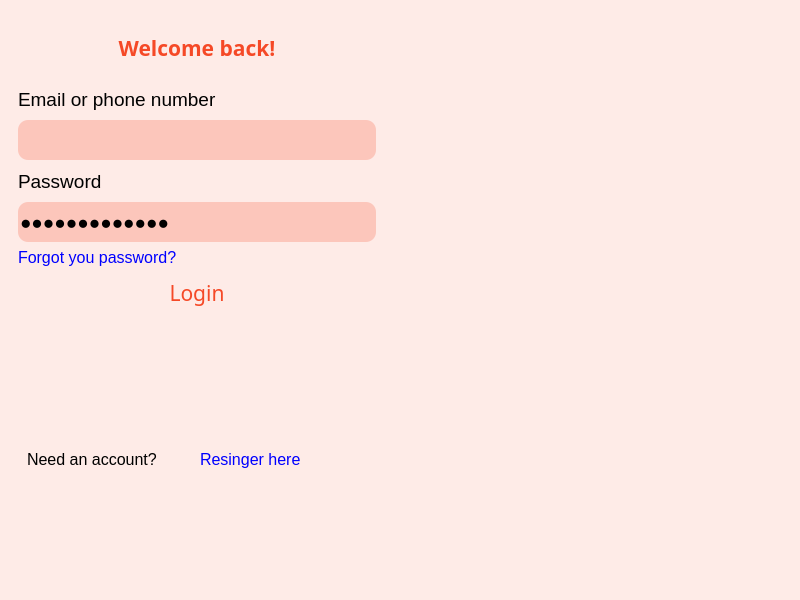
<?xml version="1.0" encoding="UTF-8"?>
<ui version="4.0">
 <class>MainWindow</class>
 <widget class="QMainWindow" name="MainWindow">
  <property name="geometry">
   <rect>
    <x>0</x>
    <y>0</y>
    <width>800</width>
    <height>600</height>
   </rect>
  </property>
  <property name="sizePolicy">
   <sizepolicy hsizetype="Preferred" vsizetype="Fixed">
    <horstretch>0</horstretch>
    <verstretch>0</verstretch>
   </sizepolicy>
  </property>
  <property name="minimumSize">
   <size>
    <width>800</width>
    <height>600</height>
   </size>
  </property>
  <property name="maximumSize">
   <size>
    <width>800</width>
    <height>600</height>
   </size>
  </property>
  <property name="windowTitle">
   <string>MainWindow</string>
  </property>
  <widget class="QWidget" name="centralwidget">
   <property name="maximumSize">
    <size>
     <width>16777215</width>
     <height>600</height>
    </size>
   </property>
   <property name="styleSheet">
    <string notr="true">#centralwidget {
	background: #FEEBE7;
}

#title {
	color: #F54927;
}

#email, #password {
	background: #FCC6BB;
	border: none;
	outline: none;
	border-radius: 10px;
	min-height: 40px;
}

#login {
	color: #F54927;
	border: none;
	outline: none;
	border-radius: 10px;
	min-height: 40px;
}

#login:hover {
	color: #FEEBE7;
	background: #F54927;
}

#forgot_pass, #nav_register {
	color: blue;
	background: transparent;
	border: none;
	outline: none;	
	text-align: left; 
}

#lable_7 {
	background: blue;
}</string>
   </property>
   <layout class="QHBoxLayout" name="horizontalLayout">
    <item>
     <widget class="QWidget" name="widget" native="true">
      <property name="sizePolicy">
       <sizepolicy hsizetype="Preferred" vsizetype="Minimum">
        <horstretch>0</horstretch>
        <verstretch>0</verstretch>
       </sizepolicy>
      </property>
      <property name="minimumSize">
       <size>
        <width>0</width>
        <height>600</height>
       </size>
      </property>
      <property name="maximumSize">
       <size>
        <width>16777215</width>
        <height>600</height>
       </size>
      </property>
      <property name="styleSheet">
       <string notr="true"/>
      </property>
      <layout class="QVBoxLayout" name="verticalLayout">
       <item>
        <widget class="QLabel" name="title">
         <property name="sizePolicy">
          <sizepolicy hsizetype="Preferred" vsizetype="Fixed">
           <horstretch>0</horstretch>
           <verstretch>0</verstretch>
          </sizepolicy>
         </property>
         <property name="minimumSize">
          <size>
           <width>0</width>
           <height>30</height>
          </size>
         </property>
         <property name="maximumSize">
          <size>
           <width>16777215</width>
           <height>60</height>
          </size>
         </property>
         <property name="font">
          <font>
           <family>Arial Black</family>
           <pointsize>16</pointsize>
           <weight>75</weight>
           <bold>true</bold>
          </font>
         </property>
         <property name="text">
          <string>Welcome back!</string>
         </property>
         <property name="alignment">
          <set>Qt::AlignCenter</set>
         </property>
        </widget>
       </item>
       <item>
        <widget class="QLabel" name="label_3">
         <property name="sizePolicy">
          <sizepolicy hsizetype="Preferred" vsizetype="Minimum">
           <horstretch>0</horstretch>
           <verstretch>0</verstretch>
          </sizepolicy>
         </property>
         <property name="minimumSize">
          <size>
           <width>0</width>
           <height>30</height>
          </size>
         </property>
         <property name="maximumSize">
          <size>
           <width>16777215</width>
           <height>30</height>
          </size>
         </property>
         <property name="font">
          <font>
           <family>Arial</family>
           <pointsize>14</pointsize>
          </font>
         </property>
         <property name="text">
          <string>Email or phone number</string>
         </property>
        </widget>
       </item>
       <item>
        <widget class="QLineEdit" name="email">
         <property name="minimumSize">
          <size>
           <width>0</width>
           <height>40</height>
          </size>
         </property>
         <property name="font">
          <font>
           <family>Arial</family>
           <pointsize>14</pointsize>
          </font>
         </property>
        </widget>
       </item>
       <item>
        <widget class="QLabel" name="label_4">
         <property name="minimumSize">
          <size>
           <width>0</width>
           <height>30</height>
          </size>
         </property>
         <property name="maximumSize">
          <size>
           <width>16777215</width>
           <height>30</height>
          </size>
         </property>
         <property name="font">
          <font>
           <family>Arial</family>
           <pointsize>14</pointsize>
          </font>
         </property>
         <property name="text">
          <string>Password</string>
         </property>
        </widget>
       </item>
       <item>
        <widget class="QLineEdit" name="password">
         <property name="minimumSize">
          <size>
           <width>0</width>
           <height>40</height>
          </size>
         </property>
         <property name="baseSize">
          <size>
           <width>0</width>
           <height>30</height>
          </size>
         </property>
         <property name="font">
          <font>
           <family>Arial</family>
           <pointsize>14</pointsize>
          </font>
         </property>
         <property name="text">
          <string>4444444444444</string>
         </property>
         <property name="echoMode">
          <enum>QLineEdit::Password</enum>
         </property>
        </widget>
       </item>
       <item>
        <widget class="QPushButton" name="forgot_pass">
         <property name="font">
          <font>
           <family>Arial</family>
           <pointsize>12</pointsize>
          </font>
         </property>
         <property name="text">
          <string>Forgot you password?</string>
         </property>
        </widget>
       </item>
       <item>
        <widget class="QPushButton" name="login">
         <property name="minimumSize">
          <size>
           <width>0</width>
           <height>40</height>
          </size>
         </property>
         <property name="font">
          <font>
           <family>Arial Black</family>
           <pointsize>16</pointsize>
          </font>
         </property>
         <property name="text">
          <string>Login</string>
         </property>
        </widget>
       </item>
       <item>
        <widget class="QWidget" name="widget_4" native="true">
         <layout class="QHBoxLayout" name="horizontalLayout_2">
          <item>
           <widget class="QLabel" name="label_6">
            <property name="font">
             <font>
              <family>Arial</family>
              <pointsize>12</pointsize>
             </font>
            </property>
            <property name="text">
             <string>Need an account?</string>
            </property>
           </widget>
          </item>
          <item>
           <widget class="QPushButton" name="nav_register">
            <property name="font">
             <font>
              <family>Arial</family>
              <pointsize>12</pointsize>
             </font>
            </property>
            <property name="text">
             <string>Resinger here</string>
            </property>
           </widget>
          </item>
         </layout>
        </widget>
       </item>
      </layout>
     </widget>
    </item>
    <item>
     <widget class="QWidget" name="widget_2" native="true">
      <property name="minimumSize">
       <size>
        <width>400</width>
        <height>0</height>
       </size>
      </property>
      <property name="maximumSize">
       <size>
        <width>16777215</width>
        <height>600</height>
       </size>
      </property>
      <property name="styleSheet">
       <string notr="true"/>
      </property>
      <layout class="QVBoxLayout" name="verticalLayout_2">
       <item>
        <widget class="QLabel" name="label">
         <property name="sizePolicy">
          <sizepolicy hsizetype="Preferred" vsizetype="Minimum">
           <horstretch>0</horstretch>
           <verstretch>0</verstretch>
          </sizepolicy>
         </property>
         <property name="minimumSize">
          <size>
           <width>250</width>
           <height>600</height>
          </size>
         </property>
         <property name="maximumSize">
          <size>
           <width>16777215</width>
           <height>600</height>
          </size>
         </property>
         <property name="styleSheet">
          <string notr="true"/>
         </property>
         <property name="text">
          <string/>
         </property>
         <property name="pixmap">
          <pixmap>../qr.svg</pixmap>
         </property>
         <property name="scaledContents">
          <bool>true</bool>
         </property>
         <property name="alignment">
          <set>Qt::AlignCenter</set>
         </property>
        </widget>
       </item>
      </layout>
     </widget>
    </item>
   </layout>
  </widget>
 </widget>
 <resources/>
 <connections/>
</ui>
